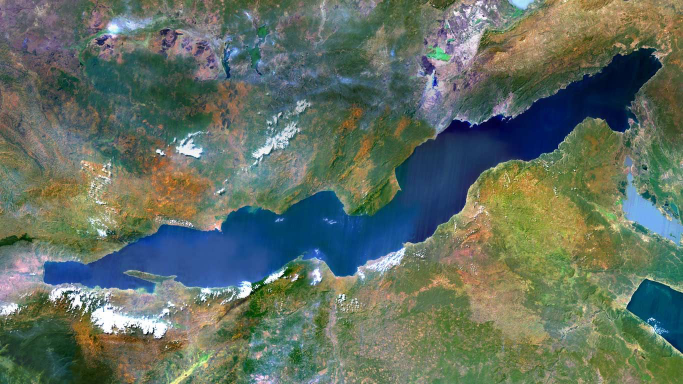
#> input picture tanganyika.png, 1366 x 768 px (shown at 1/2 size)
$ python image_test.py   (older library calls are emulated)
#> lines starting #> are read from the running program, lines starting #| are printed output that depends on the picture
from tkinter.ttk import Label
from PIL import ImageTk, Image
import PIL.Image
import PIL.ImageTk


img = Image.open("tanganyika.png")
#> img is the input picture: PIL image 1366x768 RGB; mean R, G, B 97.9, 111.5, 98.5
img = img.resize((250, 250), Image.ANTIALIAS) #The (250, 250) is (height, width)
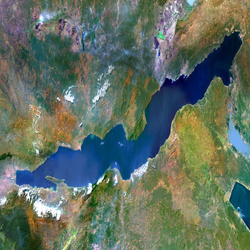
#> img: PIL image 250x250 RGB; mean R, G, B 97.9, 111.5, 98.5
img = ImageTk.PhotoImage(img) # convert to PhotoImage
#> (the run stopped early here; a loop or call above may not have finished)
